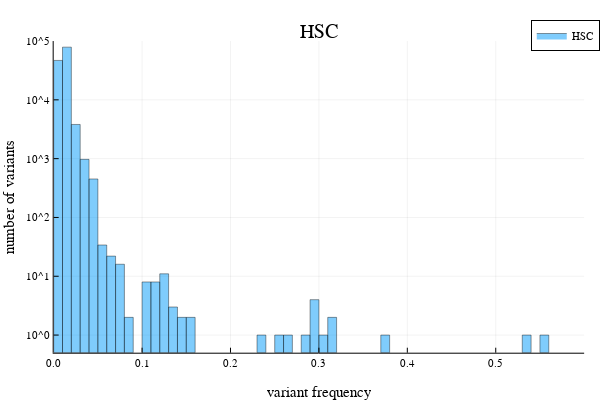

Source (notebook cell):
### Code cell
p1 = histogram(vafHSC_var, yaxis=:log10, bins=sum(HSCMask_col), 
        ylims=(10^-0.3, 10^5), xlims=(0, 0.6), label="HSC", fillalpha=0.5, linealpha=0.4)
xlabel!("variant frequency")
ylabel!("number of variants")
title!("HSC")
display(p1)
println("number of HSC cells:", sum(HSCMask_col))

### Figure 1 — Plotly figure (JSON) as saved in the notebook; plotly's stock layout.template omitted (floating-point values rounded to 4 significant figures)
{"data": [{"fill": "tozeroy", "fillcolor": "rgba(0, 154, 250, 0.500)", "hoverinfo": "none", "legendgroup": "HSC", "line": {"color": "rgba(0, 0, 0, 0.400)", "dash": "solid", "width": 1}, "mode": "lines", "name": "HSC", "showlegend": true, "type": "scatter", "x": [0, 0, 0.01, 0.01, 0, 0], "xaxis": "x1", "y": [46823, 0.5, 0.5, 46823, 46823, 46823], "yaxis": "y1"}, {"fill": "tozeroy", "fillcolor": "rgba(0, 154, 250, 0.500)", "hoverinfo": "none", "legendgroup": "HSC", "line": {"color": "rgba(0, 0, 0, 0.400)", "dash": "solid", "width": 1}, "mode": "lines", "name": "HSC", "showlegend": false, "type": "scatter", "x": [0.01, 0.01, 0.02, 0.02, 0.01, 0.01], "xaxis": "x1", "y": [78721, 0.5, 0.5, 78721, 78721, 78721], "yaxis": "y1"}, {"fill": "tozeroy", "fillcolor": "rgba(0, 154, 250, 0.500)", "hoverinfo": "none", "legendgroup": "HSC", "line": {"color": "rgba(0, 0, 0, 0.400)", "dash": "solid", "width": 1}, "mode": "lines", "name": "HSC", "showlegend": false, "type": "scatter", "x": [0.02, 0.02, 0.03, 0.03, 0.02, 0.02], "xaxis": "x1", "y": [3815, 0.5, 0.5, 3815, 3815, 3815], "yaxis": "y1"}, {"fill": "tozeroy", "fillcolor": "rgba(0, 154, 250, 0.500)", "hoverinfo": "none", "legendgroup": "HSC", "line": {"color": "rgba(0, 0, 0, 0.400)", "dash": "solid", "width": 1}, "mode": "lines", "name": "HSC", "showlegend": false, "type": "scatter", "x": [0.03, 0.03, 0.04, 0.04, 0.03, 0.03], "xaxis": "x1", "y": [972, 0.5, 0.5, 972, 972, 972], "yaxis": "y1"}, {"fill": "tozeroy", "fillcolor": "rgba(0, 154, 250, 0.500)", "hoverinfo": "none", "legendgroup": "HSC", "line": {"color": "rgba(0, 0, 0, 0.400)", "dash": "solid", "width": 1}, "mode": "lines", "name": "HSC", "showlegend": false, "type": "scatter", "x": [0.04, 0.04, 0.05, 0.05, 0.04, 0.04], "xaxis": "x1", "y": [451, 0.5, 0.5, 451, 451, 451], "yaxis": "y1"}, {"fill": "tozeroy", "fillcolor": "rgba(0, 154, 250, 0.500)", "hoverinfo": "none", "legendgroup": "HSC", "line": {"color": "rgba(0, 0, 0, 0.400)", "dash": "solid", "width": 1}, "mode": "lines", "name": "HSC", "showlegend": false, "type": "scatter", "x": [0.05, 0.05, 0.06, 0.06, 0.05, 0.05], "xaxis": "x1", "y": [34, 0.5, 0.5, 34, 34, 34], "yaxis": "y1"}, {"fill": "tozeroy", "fillcolor": "rgba(0, 154, 250, 0.500)", "hoverinfo": "none", "legendgroup": "HSC", "line": {"color": "rgba(0, 0, 0, 0.400)", "dash": "solid", "width": 1}, "mode": "lines", "name": "HSC", "showlegend": false, "type": "scatter", "x": [0.06, 0.06, 0.07, 0.07, 0.06, 0.06], "xaxis": "x1", "y": [22, 0.5, 0.5, 22, 22, 22], "yaxis": "y1"}, {"fill": "tozeroy", "fillcolor": "rgba(0, 154, 250, 0.500)", "hoverinfo": "none", "legendgroup": "HSC", "line": {"color": "rgba(0, 0, 0, 0.400)", "dash": "solid", "width": 1}, "mode": "lines", "name": "HSC", "showlegend": false, "type": "scatter", "x": [0.07, 0.07, 0.08, 0.08, 0.07, 0.07], "xaxis": "x1", "y": [16, 0.5, 0.5, 16, 16, 16], "yaxis": "y1"}, {"fill": "tozeroy", "fillcolor": "rgba(0, 154, 250, 0.500)", "hoverinfo": "none", "legendgroup": "HSC", "line": {"color": "rgba(0, 0, 0, 0.400)", "dash": "solid", "width": 1}, "mode": "lines", "name": "HSC", "showlegend": false, "type": "scatter", "x": [0.08, 0.08, 0.09, 0.09, 0.08, 0.08], "xaxis": "x1", "y": [2, 0.5, 0.5, 2, 2, 2], "yaxis": "y1"}, {"fill": "tozeroy", "fillcolor": "rgba(0, 154, 250, 0.500)", "hoverinfo": "none", "legendgroup": "HSC", "line": {"color": "rgba(0, 0, 0, 0.400)", "dash": "solid", "width": 1}, "mode": "lines", "name": "HSC", "showlegend": false, "type": "scatter", "x": [0.1, 0.1, 0.11, 0.11, 0.1, 0.1], "xaxis": "x1", "y": [8, 0.5, 0.5, 8, 8, 8], "yaxis": "y1"}, {"fill": "tozeroy", "fillcolor": "rgba(0, 154, 250, 0.500)", "hoverinfo": "none", "legendgroup": "HSC", "line": {"color": "rgba(0, 0, 0, 0.400)", "dash": "solid", "width": 1}, "mode": "lines", "name": "HSC", "showlegend": false, "type": "scatter", "x": [0.11, 0.11, 0.12, 0.12, 0.11, 0.11], "xaxis": "x1", "y": [8, 0.5, 0.5, 8, 8, 8], "yaxis": "y1"}, {"fill": "tozeroy", "fillcolor": "rgba(0, 154, 250, 0.500)", "hoverinfo": "none", "legendgroup": "HSC", "line": {"color": "rgba(0, 0, 0, 0.400)", "dash": "solid", "width": 1}, "mode": "lines", "name": "HSC", "showlegend": false, "type": "scatter", "x": [0.12, 0.12, 0.13, 0.13, 0.12, 0.12], "xaxis": "x1", "y": [11, 0.5, 0.5, 11, 11, 11], "yaxis": "y1"}, {"fill": "tozeroy", "fillcolor": "rgba(0, 154, 250, 0.500)", "hoverinfo": "none", "legendgroup": "HSC", "line": {"color": "rgba(0, 0, 0, 0.400)", "dash": "solid", "width": 1}, "mode": "lines", "name": "HSC", "showlegend": false, "type": "scatter", "x": [0.13, 0.13, 0.14, 0.14, 0.13, 0.13], "xaxis": "x1", "y": [3, 0.5, 0.5, 3, 3, 3], "yaxis": "y1"}, {"fill": "tozeroy", "fillcolor": "rgba(0, 154, 250, 0.500)", "hoverinfo": "none", "legendgroup": "HSC", "line": {"color": "rgba(0, 0, 0, 0.400)", "dash": "solid", "width": 1}, "mode": "lines", "name": "HSC", "showlegend": false, "type": "scatter", "x": [0.14, 0.14, 0.15, 0.15, 0.14, 0.14], "xaxis": "x1", "y": [2, 0.5, 0.5, 2, 2, 2], "yaxis": "y1"}, {"fill": "tozeroy", "fillcolor": "rgba(0, 154, 250, 0.500)", "hoverinfo": "none", "legendgroup": "HSC", "line": {"color": "rgba(0, 0, 0, 0.400)", "dash": "solid", "width": 1}, "mode": "lines", "name": "HSC", "showlegend": false, "type": "scatter", "x": [0.15, 0.15, 0.16, 0.16, 0.15, 0.15], "xaxis": "x1", "y": [2, 0.5, 0.5, 2, 2, 2], "yaxis": "y1"}, {"fill": "tozeroy", "fillcolor": "rgba(0, 154, 250, 0.500)", "hoverinfo": "none", "legendgroup": "HSC", "line": {"color": "rgba(0, 0, 0, 0.400)", "dash": "solid", "width": 1}, "mode": "lines", "name": "HSC", "showlegend": false, "type": "scatter", "x": [0.23, 0.23, 0.24, 0.24, 0.23, 0.23], "xaxis": "x1", "y": [1, 0.5, 0.5, 1, 1, 1], "yaxis": "y1"}, {"fill": "tozeroy", "fillcolor": "rgba(0, 154, 250, 0.500)", "hoverinfo": "none", "legendgroup": "HSC", "line": {"color": "rgba(0, 0, 0, 0.400)", "dash": "solid", "width": 1}, "mode": "lines", "name": "HSC", "showlegend": false, "type": "scatter", "x": [0.25, 0.25, 0.26, 0.26, 0.25, 0.25], "xaxis": "x1", "y": [1, 0.5, 0.5, 1, 1, 1], "yaxis": "y1"}, {"fill": "tozeroy", "fillcolor": "rgba(0, 154, 250, 0.500)", "hoverinfo": "none", "legendgroup": "HSC", "line": {"color": "rgba(0, 0, 0, 0.400)", "dash": "solid", "width": 1}, "mode": "lines", "name": "HSC", "showlegend": false, "type": "scatter", "x": [0.26, 0.26, 0.27, 0.27, 0.26, 0.26], "xaxis": "x1", "y": [1, 0.5, 0.5, 1, 1, 1], "yaxis": "y1"}, {"fill": "tozeroy", "fillcolor": "rgba(0, 154, 250, 0.500)", "hoverinfo": "none", "legendgroup": "HSC", "line": {"color": "rgba(0, 0, 0, 0.400)", "dash": "solid", "width": 1}, "mode": "lines", "name": "HSC", "showlegend": false, "type": "scatter", "x": [0.28, 0.28, 0.29, 0.29, 0.28, 0.28], "xaxis": "x1", "y": [1, 0.5, 0.5, 1, 1, 1], "yaxis": "y1"}, {"fill": "tozeroy", "fillcolor": "rgba(0, 154, 250, 0.500)", "hoverinfo": "none", "legendgroup": "HSC", "line": {"color": "rgba(0, 0, 0, 0.400)", "dash": "solid", "width": 1}, "mode": "lines", "name": "HSC", "showlegend": false, "type": "scatter", "x": [0.29, 0.29, 0.3, 0.3, 0.29, 0.29], "xaxis": "x1", "y": [4, 0.5, 0.5, 4, 4, 4], "yaxis": "y1"}, {"fill": "tozeroy", "fillcolor": "rgba(0, 154, 250, 0.500)", "hoverinfo": "none", "legendgroup": "HSC", "line": {"color": "rgba(0, 0, 0, 0.400)", "dash": "solid", "width": 1}, "mode": "lines", "name": "HSC", "showlegend": false, "type": "scatter", "x": [0.3, 0.3, 0.31, 0.31, 0.3, 0.3], "xaxis": "x1", "y": [1, 0.5, 0.5, 1, 1, 1], "yaxis": "y1"}, {"fill": "tozeroy", "fillcolor": "rgba(0, 154, 250, 0.500)", "hoverinfo": "none", "legendgroup": "HSC", "line": {"color": "rgba(0, 0, 0, 0.400)", "dash": "solid", "width": 1}, "mode": "lines", "name": "HSC", "showlegend": false, "type": "scatter", "x": [0.31, 0.31, 0.32, 0.32, 0.31, 0.31], "xaxis": "x1", "y": [2, 0.5, 0.5, 2, 2, 2], "yaxis": "y1"}, {"fill": "tozeroy", "fillcolor": "rgba(0, 154, 250, 0.500)", "hoverinfo": "none", "legendgroup": "HSC", "line": {"color": "rgba(0, 0, 0, 0.400)", "dash": "solid", "width": 1}, "mode": "lines", "name": "HSC", "showlegend": false, "type": "scatter", "x": [0.37, 0.37, 0.38, 0.38, 0.37, 0.37], "xaxis": "x1", "y": [1, 0.5, 0.5, 1, 1, 1], "yaxis": "y1"}, {"fill": "tozeroy", "fillcolor": "rgba(0, 154, 250, 0.500)", "hoverinfo": "none", "legendgroup": "HSC", "line": {"color": "rgba(0, 0, 0, 0.400)", "dash": "solid", "width": 1}, "mode": "lines", "name": "HSC", "showlegend": false, "type": "scatter", "x": [0.53, 0.53, 0.54, 0.54, 0.53, 0.53], "xaxis": "x1", "y": [1, 0.5, 0.5, 1, 1, 1], "yaxis": "y1"}, {"fill": "tozeroy", "fillcolor": "rgba(0, 154, 250, 0.500)", "hoverinfo": "none", "legendgroup": "HSC", "line": {"color": "rgba(0, 0, 0, 0.400)", "dash": "solid", "width": 1}, "mode": "lines", "name": "HSC", "showlegend": false, "type": "scatter", "x": [0.55, 0.55, 0.56, 0.56, 0.55, 0.55], "xaxis": "x1", "y": [1, 0.5, 0.5, 1, 1, 1], "yaxis": "y1"}], "layout": {"annotations": [{"font": {"color": "rgba(0, 0, 0, 1.000)", "family": "sans-serif", "size": 20}, "rotation": 0, "showarrow": false, "text": "HSC", "x": 0.5424, "xanchor": "center", "xref": "paper", "y": 1, "yanchor": "top", "yref": "paper"}], "height": 400, "legend": {"bgcolor": "rgba(255, 255, 255, 1.000)", "bordercolor": "rgba(0, 0, 0, 1.000)", "borderwidth": 1, "font": {"color": "rgba(0, 0, 0, 1.000)", "family": "sans-serif", "size": 11}, "tracegroupgap": 0, "traceorder": "normal", "x": 1.02, "xanchor": "auto", "y": 1, "yanchor": "auto"}, "margin": {"b": 20, "l": 0, "r": 0, "t": 20}, "paper_bgcolor": "rgba(255, 255, 255, 1.000)", "plot_bgcolor": "rgba(255, 255, 255, 1.000)", "showlegend": true, "width": 600, "xaxis": {"anchor": "y1", "domain": [0.09128, 0.9934], "gridcolor": "rgba(0, 0, 0, 0.100)", "gridwidth": 0.5, "linecolor": "rgba(0, 0, 0, 1.000)", "mirror": false, "range": [0, 0.6], "showgrid": true, "showline": true, "showticklabels": true, "tickangle": 0, "tickcolor": "rgb(0, 0, 0)", "tickfont": {"color": "rgba(0, 0, 0, 1.000)", "family": "sans-serif", "size": 11}, "tickmode": "array", "ticks": "inside", "ticktext": ["0.0", "0.1", "0.2", "0.3", "0.4", "0.5"], "tickvals": [0, 0.1, 0.2, 0.3, 0.4, 0.5], "title": "variant frequency", "titlefont": {"color": "rgba(0, 0, 0, 1.000)", "family": "sans-serif", "size": 15}, "type": "-", "visible": true, "zeroline": false, "zerolinecolor": "rgba(0, 0, 0, 1.000)"}, "yaxis": {"anchor": "x1", "domain": [0.07581, 0.9415], "gridcolor": "rgba(0, 0, 0, 0.100)", "gridwidth": 0.5, "linecolor": "rgba(0, 0, 0, 1.000)", "mirror": false, "range": [-0.3, 5], "showgrid": true, "showline": true, "showticklabels": true, "tickangle": 0, "tickcolor": "rgb(0, 0, 0)", "tickfont": {"color": "rgba(0, 0, 0, 1.000)", "family": "sans-serif", "size": 11}, "tickmode": "array", "ticks": "inside", "ticktext": ["10^0", "10^1", "10^2", "10^3", "10^4", "10^5"], "tickvals": [1, 10, 100, 1000, 10000, 100000], "title": "number of variants", "titlefont": {"color": "rgba(0, 0, 0, 1.000)", "family": "sans-serif", "size": 15}, "type": "log", "visible": true, "zeroline": false, "zerolinecolor": "rgba(0, 0, 0, 1.000)"}}}
